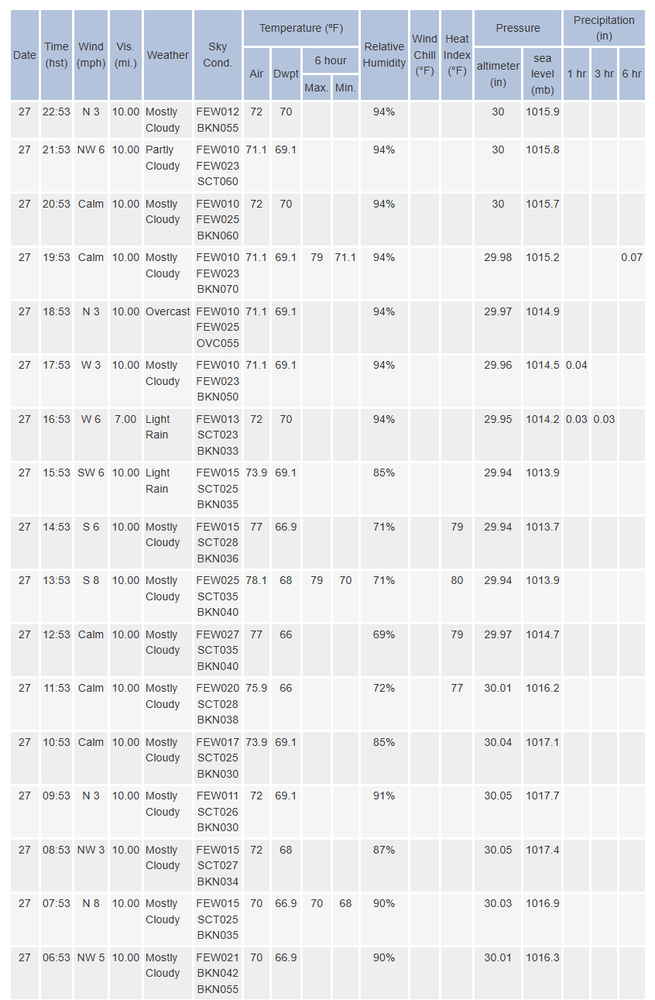
#> input picture data/12-27/12-27weather1.png, 655 x 1000 px, shrunk from 846 x 1291 before the run
$ python rawScrape.py
#> lines starting #> are read from the running program, lines starting #| are printed output that depends on the picture
import pytesseract
import cv2

IMAGE_PATH = "data/12-27/12-27weather1.png"

pytesseract.pytesseract.tesseract_cmd = r"C:\Program Files\Tesseract-OCR\tesseract.exe"

img = cv2.imread(IMAGE_PATH)
#> img is the input picture: shape (1000, 655, 3); mean B, G, R 236.3, 234.3, 233.2
gray = cv2.cvtColor(img, cv2.COLOR_BGR2GRAY)
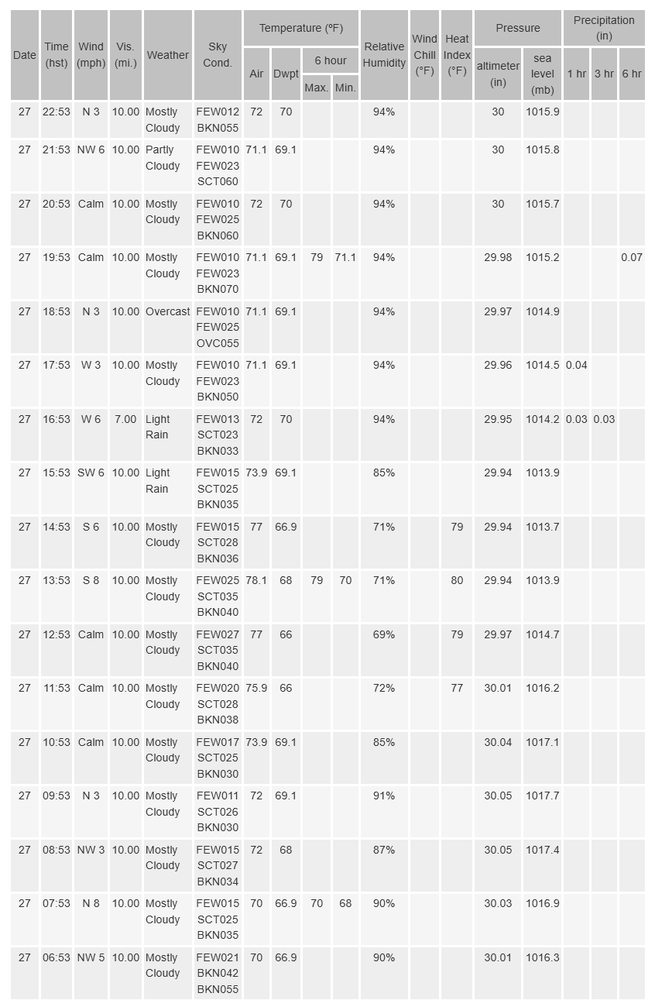
#> gray: shape (1000, 655); min 27, max 255, mean 234.2

#> (the run stopped early here; a loop or call above may not have finished)
